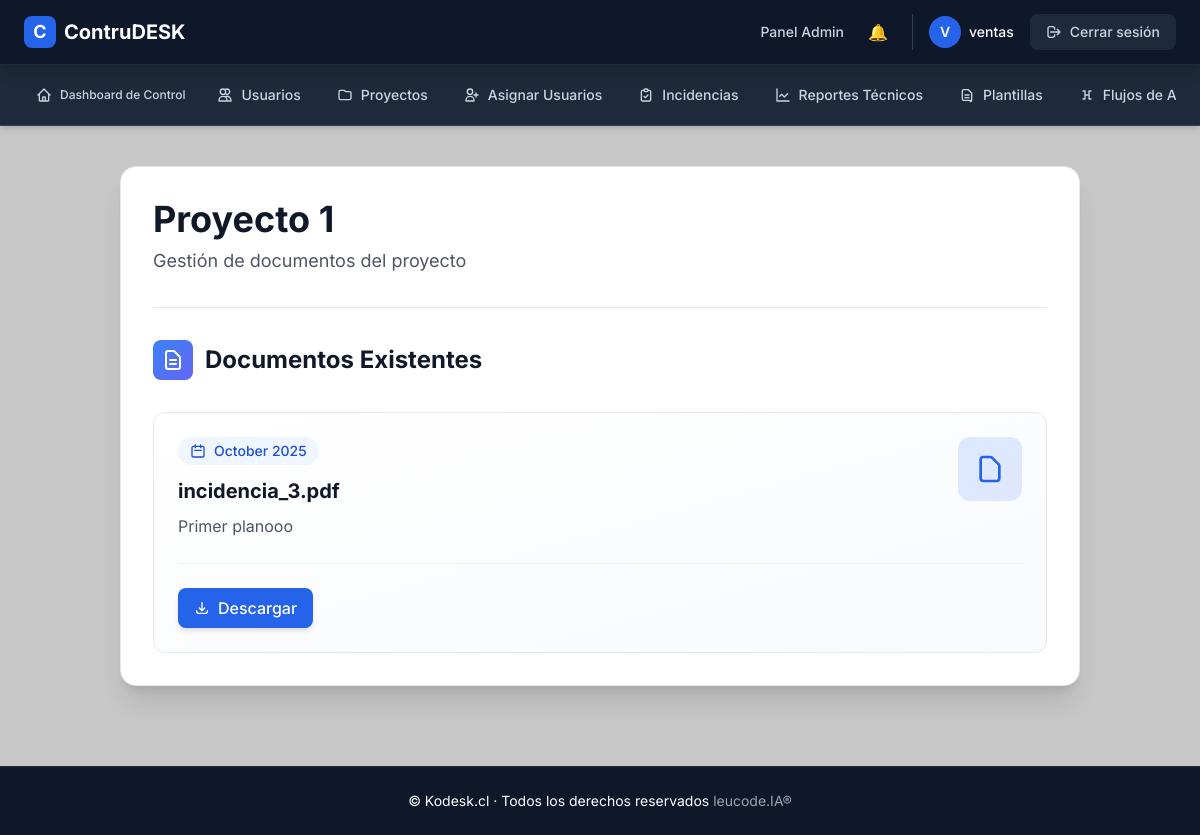
The page /lector/project/1/documents (signed in) on the database as committed earlier.
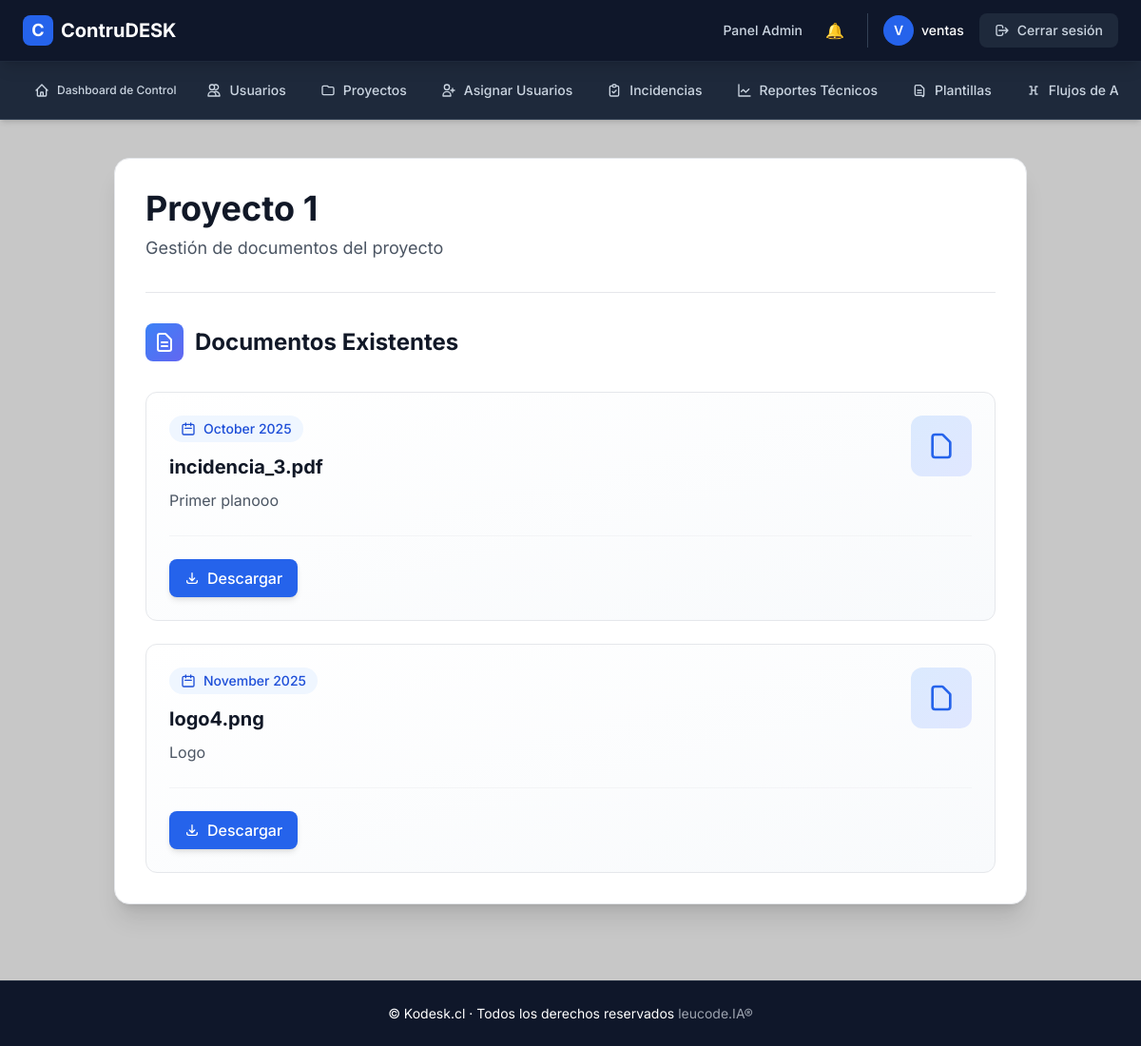
The same page on the database as committed later.
### app/models.py (models this page shows, shortened)
class ProjectDocument(db.Model):
    __tablename__ = 'project_documents'
    id = db.Column(db.Integer, primary_key=True)
    project_id = db.Column(db.Integer, db.ForeignKey('projects.id', ondelete='CASCADE'), nullable=False)
    user_id = db.Column(db.Integer, db.ForeignKey('admin_users.id', ondelete='CASCADE'), nullable=False)
    file_path = db.Column(db.String(255), nullable=False)  # Ruta del archivo
    file_name = db.Column(db.String(255), nullable=False)  # Nombre del archivo
    version = db.Column(db.Integer, default=1)  # Versión del documento
    upload_date = db.Column(db.DateTime, default=datetime.utcnow)
    description = db.Column(db.Text, nullable=True)  # Descripción opcional del documento
    project = db.relationship('Project', backref=db.backref('documents', lazy=True))
    user = db.relationship('AdminUser', backref=db.backref('uploaded_documents', lazy=True))

### app/routes/lector.py (the view, shortened to what this page needs)
@lector_bp.route('/project/<int:project_id>/documents', methods=['GET', 'POST'])
@login_required
def view_documents(project_id):
    project = Project.query.get_or_404(project_id)
    documents = ProjectDocument.query.filter_by(project_id=project.id).all()
    return render_template('lector/documentos.html', project=project, documents=documents)

### app/models.py (called while the page is built)
    def has_role(self, role_name):
        return any(role.name == role_name for role in self.roles)

    @property
    def is_authenticated(self):
        return True

### app/templates/lector/documentos.html (shortened to what this page needs)
{% extends "layout.html" %}
{% block content %}
<div class="container mx-auto mt-10 px-4 sm:px-6 lg:px-8 mb-20">
  <div class="max-w-6xl mx-auto">
    <div class="bg-white rounded-2xl shadow-xl p-8 border border-gray-200">
      <div class="mb-8">
        <div class="flex items-center justify-between mb-6">
          <div>
            <h2 class="text-4xl font-bold text-gray-900 mb-2">
              {{ project.name }}
            </h2>
            <p class="text-gray-600 text-lg">Gestión de documentos del proyecto</p>
          </div>
        </div>
      </div>
      <div class="border-t border-gray-200 pt-8">
        <div class="flex items-center gap-3 mb-8">
          <div class="w-10 h-10 bg-gradient-to-br from-blue-500 to-indigo-500 rounded-lg flex items-center justify-center">
            <svg class="w-6 h-6 text-white" fill="none" stroke="currentColor" viewBox="0 0 24 24">
              <path stroke-linecap="round" stroke-linejoin="round" stroke-width="2" d="M9 12h6m-6 4h6m2 5H7a2 2 0 01-2-2V5a2 2 0 012-2h5.586a1 1 0 01.707.293l5.414 5.414a1 1 0 01.293.707V19a2 2 0 01-2 2z"/>
            </svg>
          </div>
          <h3 class="text-2xl font-bold text-gray-900">Documentos Existentes</h3>
        </div>
        {% if documents %}
          <div class="space-y-6">
            {% for document in documents %}
              <div class="group relative bg-gradient-to-br from-white to-slate-50 rounded-xl border border-gray-200 hover:border-blue-300 p-6 transition-all duration-300 hover:shadow-lg hover:shadow-blue-100">
                <div class="flex items-start justify-between gap-6">
                  <div class="flex-1">
                    <div class="inline-flex items-center gap-2 px-3 py-1 bg-blue-50 text-blue-700 rounded-full text-sm font-medium mb-3">
                      <svg class="w-4 h-4" fill="none" stroke="currentColor" viewBox="0 0 24 24">
                        <path stroke-linecap="round" stroke-linejoin="round" stroke-width="2" d="M8 7V3m8 4V3m-9 8h10M5 21h14a2 2 0 002-2V7a2 2 0 00-2-2H5a2 2 0 00-2 2v12a2 2 0 002 2z"/>
                      </svg>
                      {{ document.upload_date.strftime('%B %Y') }}
                    </div>
                    <h4 class="text-xl font-bold text-gray-900 mb-2 group-hover:text-blue-600 transition-colors duration-300">
                      {{ document.file_name }}
                    </h4>
                    <p class="text-gray-600 leading-relaxed">
                      {{ document.description }}
                    </p>
                  </div>
                  <div class="flex-shrink-0 w-16 h-16 bg-gradient-to-br from-blue-100 to-indigo-100 rounded-xl flex items-center justify-center group-hover:scale-110 transition-transform duration-300">
                    <svg class="w-8 h-8 text-blue-600" fill="none" stroke="currentColor" viewBox="0 0 24 24">
                      <path stroke-linecap="round" stroke-linejoin="round" stroke-width="2" d="M7 21h10a2 2 0 002-2V9.414a1 1 0 00-.293-.707l-5.414-5.414A1 1 0 0012.586 3H7a2 2 0 00-2 2v14a2 2 0 002 2z"/>
                    </svg>
                  </div>
                </div>
                <div class="flex items-center gap-3 mt-6 pt-6 border-t border-gray-100">
                  <a href="{{ url_for('editor.download_document', project_id=project.id, document_id=document.id) }}"
                     class="inline-flex items-center gap-2 px-4 py-2 bg-blue-600 text-white rounded-lg font-medium hover:bg-blue-700 transition-all duration-300 hover:scale-105 shadow-md hover:shadow-lg">
                    <svg class="w-4 h-4" fill="none" stroke="currentColor" viewBox="0 0 24 24">
                      <path stroke-linecap="round" stroke-linejoin="round" stroke-width="2" d="M4 16v1a3 3 0 003 3h10a3 3 0 003-3v-1m-4-4l-4 4m0 0l-4-4m4 4V4"/>
                    </svg>
                    Descargar
                  </a>
                </div>
              </div>
            {% endfor %}
          </div>
        {% endif %}
      </div>
    </div>
  </div>
</div>
{% endblock %}

Rows that differ between the two databases and show on the page:
added ProjectDocument: upload_date "November 2025", file_name "logo4.png", description "Logo"
